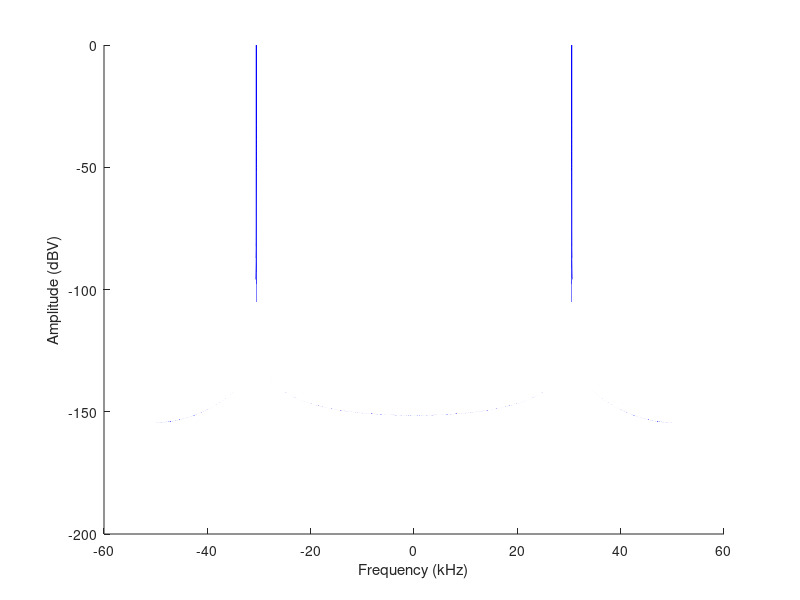

MATLAB code for this plot:
% Thomas S. Murray
% 2014/09/24
%
% This simulation runs a constant amplitude sinusoid through the 
% FFT function.  We look at an exactly represented
% frequency so that almost all the energy falls inside a single FFT bin.
% The hamming window spreads it out a little bit though.  To scale future
% FFTs using this data, set c_min = max @ 2.5 mV and c_max = max @ 2.5V.
%
% Results of running it to steady state:
%
% +---------+----------+----------+
% |  A (V)  | Min (dB) | Max (dB) |
% +---------+----------+----------+
% |  2.5E-4 | -226.43  | -72.0726 |
% |  2.5E-3 | -206.43  | -52.0726 |
% |  1.0    | -154.39  | - 0.0314 |
% |  2.5    | -146.43  |   7.9274 |
% +---------+----------+----------+
%
% So, c_min = -52 dB and c_max = 8 dB.
  
clc;
clear all;
close all;

% a_volts = 2.5E-4;
% a_volts = 2.5E-3;
a_volts = 1.0;
% a_volts = 2.5;

num_frames = 12500;             % 12500 frames in a 2 minute file
nfft = 2^14;
Fs = 100E3;
n  = 960*num_frames;
t  = (0:n-1)/Fs;
nc = 1;                         % number of channels (1 for ultrasound)

f  = (0:1/nfft:1/2)'*Fs;
fc = f(5000);

a_bits = (2^16)/5 * a_volts;
x_bits = a_bits * sin(2*pi*fc*t) + 2^15;
x_volts = (x_bits-2^15)*5/2^16;

f_fft   = (-1/2:1/length(x_volts):1/2-1/length(x_volts))*Fs;
X_volts = abs(fftshift(fft(x_volts)*2/length(x_volts)));
X_dB    = 20*log10(X_volts);

figure(1);
hold on;
plot(f_fft/1E3,X_dB,'b-');
% plot(f_fft/1E3,dB_min*ones(1,length(f_fft)),'k-');
% plot(f_fft/1E3,dB_max*ones(1,length(f_fft)),'k-');
hold off;
xlabel('Frequency (kHz)');
ylabel('Amplitude (dBV)');

dB_min = min(X_dB(:))
dB_max = max(X_dB(:))
